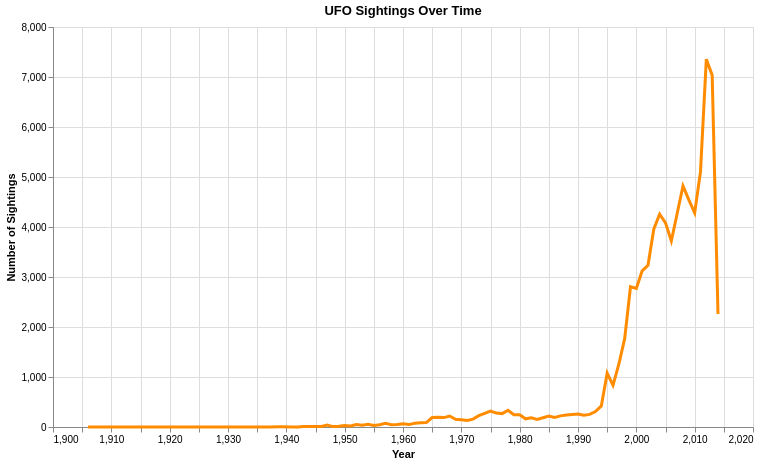

The notebook cell saved with this chart:
### Code cell
year_counts = (
    df.groupby('year')
      .size()
      .reset_index(name='count')
)

plot2 = (
    alt.Chart(year_counts)
    .mark_line(
        color="darkorange",
        strokeWidth=3
    )
    .encode(
        x=alt.X(
            "year:Q",
            title="Year"
        ),
        y=alt.Y(
            "count:Q",
            title="Number of Sightings"
        )
    )
    .properties(
        title="UFO Sightings Over Time",
        width=700,
        height=400
    )
)

plot2

### Figure 1 — Vega-Lite specification as saved in the notebook (floating-point values rounded to 4 significant figures)
{"config": {"view": {"continuousWidth": 300, "continuousHeight": 300}}, "data": {"name": "data-9d6570889c1d01e84c9e48ac2f4af4af"}, "mark": {"type": "line", "color": "darkorange", "strokeWidth": 3}, "encoding": {"x": {"field": "year", "title": "Year", "type": "quantitative"}, "y": {"field": "count", "title": "Number of Sightings", "type": "quantitative"}}, "height": 400, "title": "UFO Sightings Over Time", "width": 700, "$schema": "https://vega.github.io/schema/vega-lite/v5.20.1.json", "datasets": {"data-9d6570889c1d01e84c9e48ac2f4af4af": [{"year": 1906, "count": 1}, {"year": 1910, "count": 2}, {"year": 1916, "count": 1}, {"year": 1920, "count": 1}, {"year": 1925, "count": 1}, {"year": 1929, "count": 1}, {"year": 1930, "count": 1}, {"year": 1931, "count": 2}, {"year": 1933, "count": 1}, {"year": 1934, "count": 1}, {"year": 1936, "count": 2}, {"year": 1937, "count": 2}, {"year": 1939, "count": 3}, {"year": 1941, "count": 1}, {"year": 1942, "count": 2}, {"year": 1943, "count": 9}, {"year": 1944, "count": 9}, {"year": 1945, "count": 9}, {"year": 1946, "count": 10}, {"year": 1947, "count": 37}, {"year": 1948, "count": 8}, {"year": 1949, "count": 16}, {"year": 1950, "count": 28}, {"year": 1951, "count": 20}, {"year": 1952, "count": 49}, {"year": 1953, "count": 33}, {"year": 1954, "count": 53}, {"year": 1955, "count": 32}, {"year": 1956, "count": 45}, {"year": 1957, "count": 72}, {"year": 1958, "count": 47}, {"year": 1959, "count": 50}, {"year": 1960, "count": 66}, {"year": 1961, "count": 48}, {"year": 1962, "count": 73}, {"year": 1963, "count": 86}, {"year": 1964, "count": 88}, {"year": 1965, "count": 188}, {"year": 1966, "count": 193}, {"year": 1967, "count": 188}, {"year": 1968, "count": 220}, {"year": 1969, "count": 155}, {"year": 1970, "count": 147}, {"year": 1971, "count": 130}, {"year": 1972, "count": 158}, {"year": 1973, "count": 226}, {"year": 1974, "count": 273}, {"year": 1975, "count": 319}, {"year": 1976, "count": 279}, {"year": 1977, "count": 268}, {"year": 1978, "count": 335}, {"year": 1979, "count": 245}, {"year": 1980, "count": 246}, {"year": 1981, "count": 164}, {"year": 1982, "count": 183}, {"year": 1983, "count": 153}, {"year": 1984, "count": 186}, {"year": 1985, "count": 218}, {"year": 1986, "count": 193}, {"year": 1987, "count": 223}, {"year": 1988, "count": 241}, {"year": 1989, "count": 251}, {"year": 1990, "count": 259}, {"year": 1991, "count": 234}, {"year": 1992, "count": 252}, {"year": 1993, "count": 309}, {"year": 1994, "count": 421}, {"year": 1995, "count": 1078}, {"year": 1996, "count": 834}, {"year": 1997, "count": 1255}, {"year": 1998, "count": 1767}, {"year": 1999, "count": 2805}, {"year": 2000, "count": 2772}, {"year": 2001, "count": 3122}, {"year": 2002, "count": 3235}, {"year": 2003, "count": 3962}, {"year": 2004, "count": 4257}, {"year": 2005, "count": 4083}, {"year": 2006, "count": 3721}, {"year": 2007, "count": 4269}, {"year": 2008, "count": 4820}, {"year": 2009, "count": 4541}, {"year": 2010, "count": 4283}, {"year": 2011, "count": 5107}, {"year": 2012, "count": 7357}, {"year": 2013, "count": 7037}, {"year": 2014, "count": 2260}]}}
